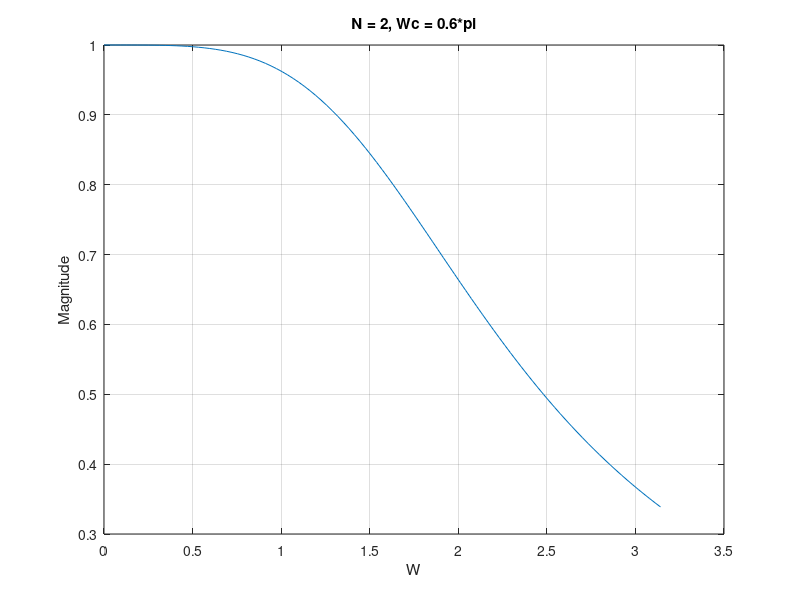
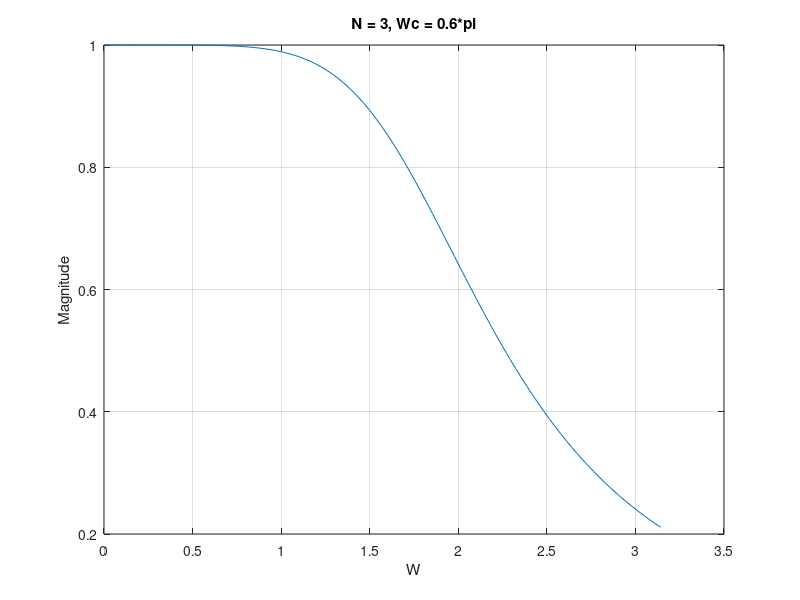
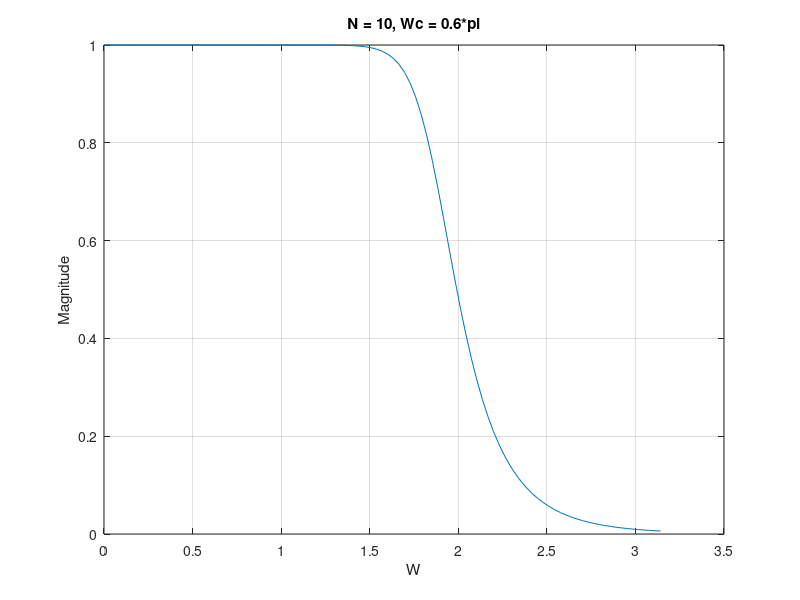
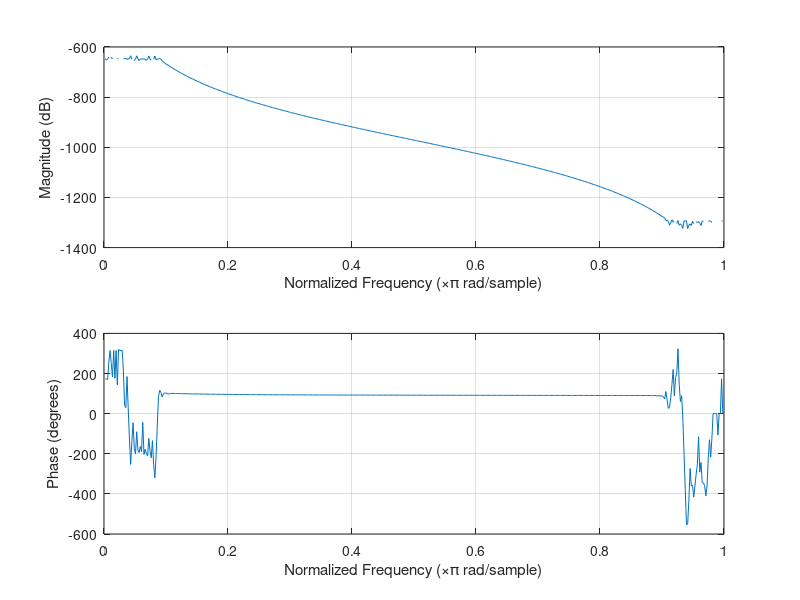

Reproduce these figures in MATLAB, in order. (Note: this script raises an error after producing the figures.)
%% %%IIR filter design using Matlab%% %%

clear all
close all
clc

%% Butterworth Lowpass Filter
% Q1
N = [2 3 10];
W = 0:0.01*pi:pi;
Wc = 0.6*pi;

for i = 1:3
    figure(i);
    Ha = sqrt(1./(1+(W/Wc).^(2*N(i))));
    plot(W,abs(Ha));
    title(sprintf('N = %i, Wc = 0.6*pi',N(i)))
    xlabel('W')
    ylabel('Magnitude')
    grid on
end

%% Designing IIR Filters in Matlab
% Q4
fs = 48000;
omp = 40/(fs/2);
oms = 50/(fs/2);
ap = 20*log10(1/(1-0.05));
as = 20*log10(1/0.05);

[N, Wn]= buttord(omp , oms , ap , as);

% Q5
[b, a]= butter(N,Wn);
figure(4)
freqz(b,a);

% Q6
figure(5)
[z,p,k]= butter(N,Wn);
[s,g]= zp2sos(z,p,k);
zplane(b,a);
flag = isstable(b,a);

% Q7
lpf = dfilt.df2sos(s,g);

% Q8
fvtool(b,a,lpf);

